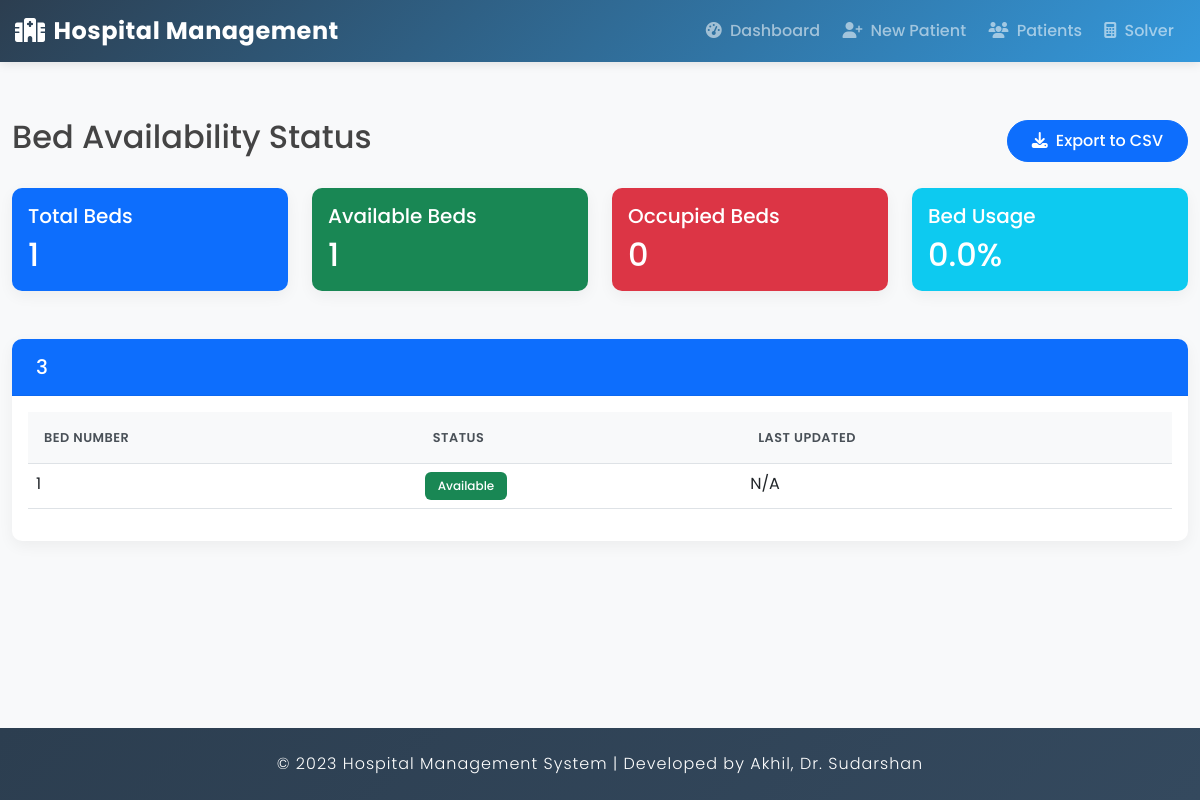
The page /bed-availability/ on the database as committed earlier.
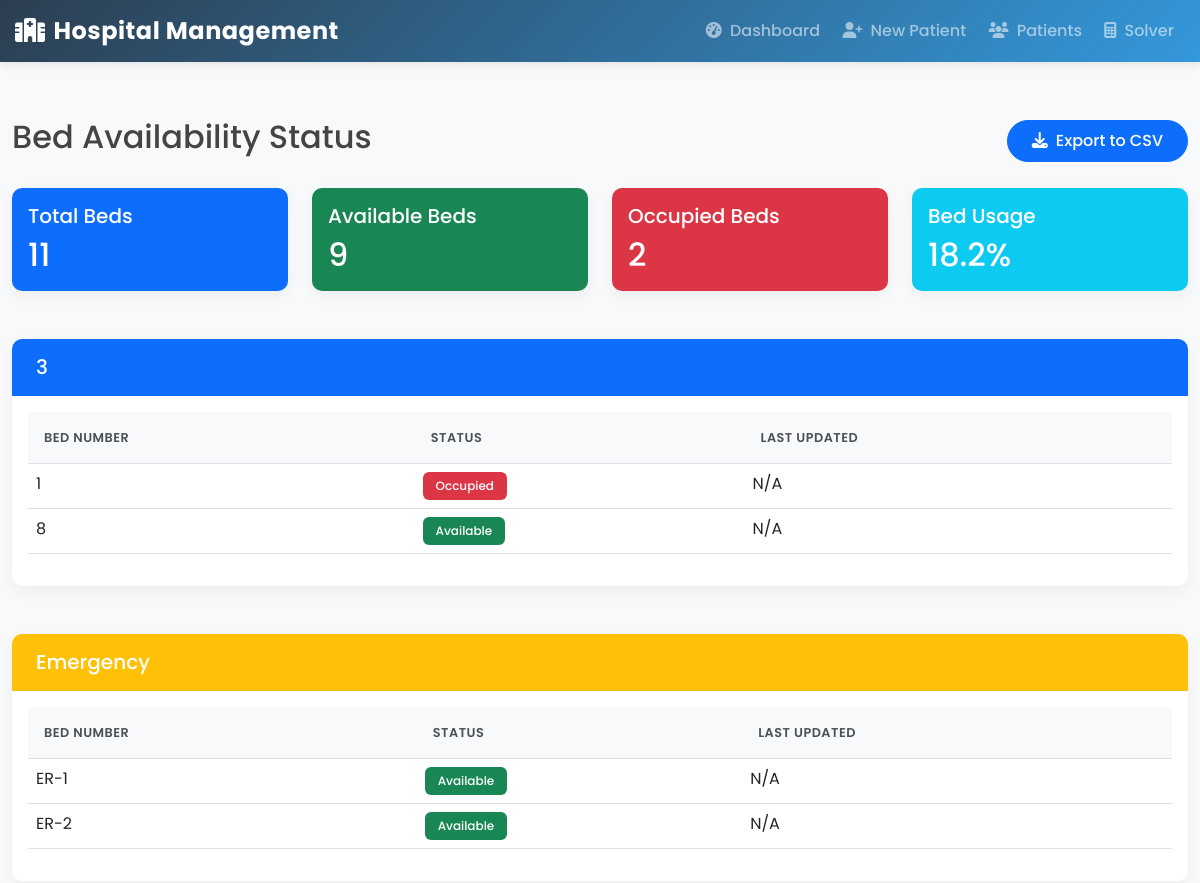
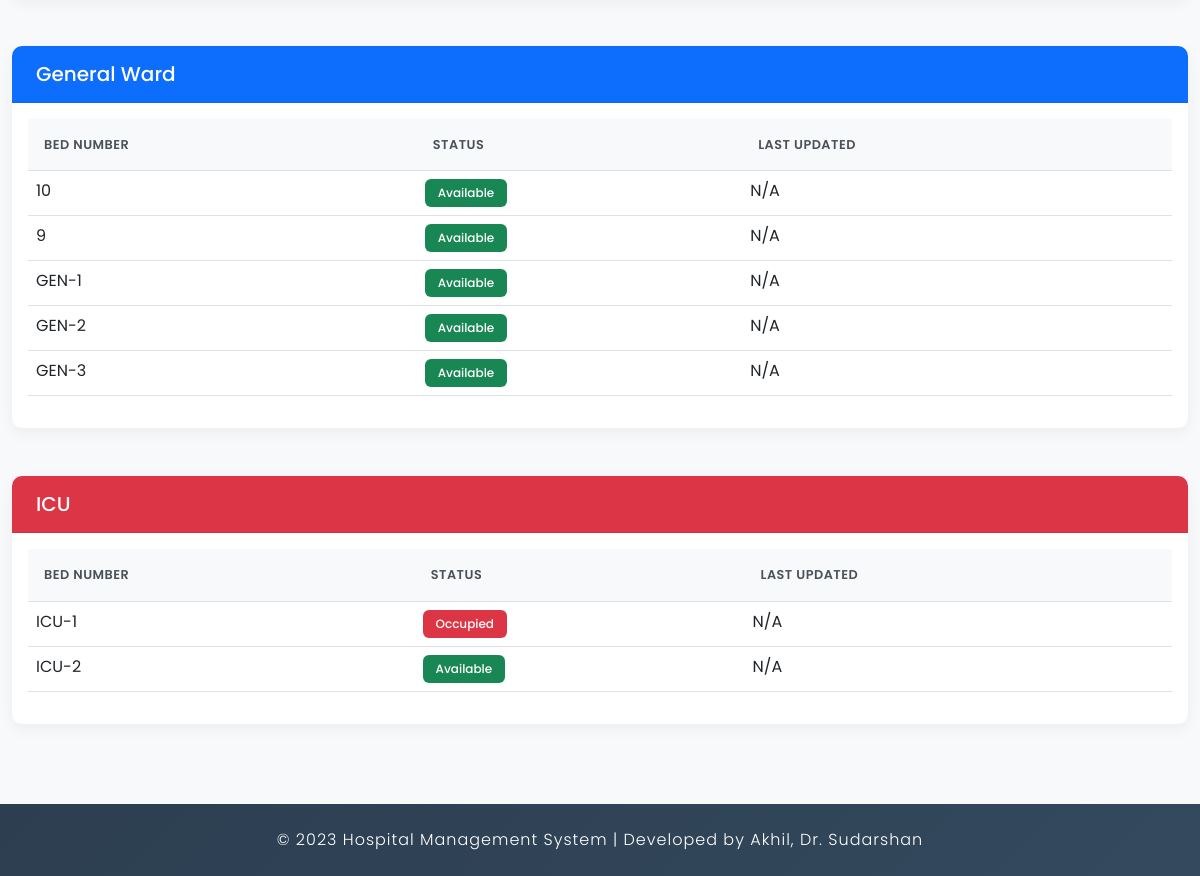
The same page on the database as committed later (2 pictures, top to bottom).
### hospital/models.py (models this page shows, shortened)
class Bed(models.Model):
    number = models.CharField(max_length=10, unique=True)
    is_occupied = models.BooleanField(default=False)
    ward = models.CharField(max_length=50)

### hospital/views.py (the view, shortened to what this page needs)
# urls.py: path('bed-availability/', views.bed_availability_view, name='bed_availability'),
def bed_availability_view(request):
    beds_by_ward = {}
    for bed in Bed.objects.all().order_by('ward', 'number'):
        if bed.ward not in beds_by_ward:
            beds_by_ward[bed.ward] = []
        beds_by_ward[bed.ward].append(bed)
    total_beds = Bed.objects.count()
    available_beds = Bed.objects.filter(is_occupied=False).count()
    occupied_beds = total_beds - available_beds
    context = {
        'beds_by_ward': beds_by_ward,
        'total_beds': total_beds,
        'available_beds': available_beds,
        'occupied_beds': occupied_beds,
        'bed_usage_percent': (occupied_beds / total_beds * 100) if total_beds > 0 else 0
    }
    return render(request, 'hospital/bed_availability.html', context)

### hospital/templates/hospital/bed_availability.html (shortened to what this page needs)
{% extends 'hospital/base.html' %}
{% block content %}
<div class="container-fluid">
    <div class="row mb-4">
        <div class="col-md-12">
            <div class="d-flex justify-content-between align-items-center">
                <h2>Bed Availability Status</h2>
                <a href="?export=csv" class="btn btn-primary">
                    <i class="fas fa-download me-2"></i>Export to CSV
                </a>
            </div>
        </div>
    </div>
    <div class="row mb-4">
        <div class="col-md-3">
            <div class="card bg-primary text-white">
                <div class="card-body">
                    <h5 class="card-title">Total Beds</h5>
                    <h2 class="card-text">{{ total_beds }}</h2>
                </div>
            </div>
        </div>
        <div class="col-md-3">
            <div class="card bg-success text-white">
                <div class="card-body">
                    <h5 class="card-title">Available Beds</h5>
                    <h2 class="card-text">{{ available_beds }}</h2>
                </div>
            </div>
        </div>
        <div class="col-md-3">
            <div class="card bg-danger text-white">
                <div class="card-body">
                    <h5 class="card-title">Occupied Beds</h5>
                    <h2 class="card-text">{{ occupied_beds }}</h2>
                </div>
            </div>
        </div>
        <div class="col-md-3">
            <div class="card bg-info text-white">
                <div class="card-body">
                    <h5 class="card-title">Bed Usage</h5>
                    <h2 class="card-text">{{ bed_usage_percent|floatformat:1 }}%</h2>
                </div>
            </div>
        </div>
    </div>
    {% for ward, beds in beds_by_ward.items %}
    <div class="row mb-4">
        <div class="col-md-12">
            <div class="card">
                <div class="card-header bg-{% if ward == 'ICU' %}danger{% elif ward == 'Emergency' %}warning{% else %}primary{% endif %} text-white">
                    <h5 class="card-title mb-0">{{ ward }}</h5>
                </div>
                <div class="card-body">
                    <div class="table-responsive">
                        <table class="table table-hover">
                            <thead>
                                <tr>
                                    <th>Bed Number</th>
                                    <th>Status</th>
                                    <th>Last Updated</th>
                                </tr>
                            </thead>
                            <tbody>
                                {% for bed in beds %}
                                <tr>
                                    <td>{{ bed.number }}</td>
                                    <td>
                                        <span class="badge bg-{% if bed.is_occupied %}danger{% else %}success{% endif %}">
                                            {% if bed.is_occupied %}Occupied{% else %}Available{% endif %}
                                        </span>
                                    </td>
                                    <td>{{ bed.updated_at|default:"N/A" }}</td>
                                </tr>
                                {% endfor %}
                            </tbody>
                        </table>
                    </div>
                </div>
            </div>
        </div>
    </div>
    {% endfor %}
</div>
{% endblock %}

Rows that differ between the two databases and show on the page:
changed Bed (number 1 of 11 on the later page): is_occupied "Available" → "Occupied"
added Bed: number "8", is_occupied "Available", updated_at "N/A", shown under "3"
added Bed: ward "Emergency", number "ER-1", is_occupied "Available", updated_at "N/A"
added Bed: number "ER-2", is_occupied "Available", updated_at "N/A", shown under "Emergency"
added Bed: ward "General Ward", number "10", is_occupied "Available", updated_at "N/A"
added Bed: number "9", is_occupied "Available", updated_at "N/A", shown under "General Ward"
added Bed: number "GEN-1", is_occupied "Available", updated_at "N/A", shown under "General Ward"
added Bed: number "GEN-2", is_occupied "Available", updated_at "N/A", shown under "General Ward"
added Bed: number "GEN-3", is_occupied "Available", updated_at "N/A", shown under "General Ward"
added Bed: ward "ICU", number "ICU-1", is_occupied "Occupied", updated_at "N/A"
added Bed: number "ICU-2", is_occupied "Available", updated_at "N/A", shown under "ICU"
Other text that changed with them:
{{ total_beds }}: "1" → "11"
{{ available_beds }}: "1" → "9"
{{ occupied_beds }}: "0" → "2"
{{ bed_usage_percent|floatformat:1 }}: "0.0" → "18.2"
